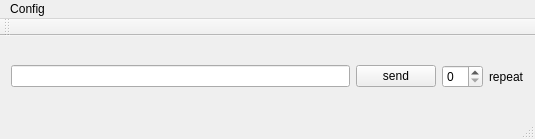
<?xml version="1.0" encoding="UTF-8"?>
<ui version="4.0">
 <class>sendWindow</class>
 <widget class="QMainWindow" name="sendWindow">
  <property name="geometry">
   <rect>
    <x>0</x>
    <y>0</y>
    <width>535</width>
    <height>139</height>
   </rect>
  </property>
  <property name="windowTitle">
   <string>sendWindow</string>
  </property>
  <widget class="QWidget" name="centralWidget">
   <layout class="QVBoxLayout" name="verticalLayout">
    <item>
     <layout class="QHBoxLayout" name="horizontalLayout_3">
      <item>
       <layout class="QHBoxLayout" name="horizontalLayout">
        <item>
         <widget class="QLineEdit" name="msg_lineEdit"/>
        </item>
        <item>
         <widget class="QPushButton" name="send_pushButton">
          <property name="text">
           <string>send</string>
          </property>
         </widget>
        </item>
       </layout>
      </item>
      <item>
       <layout class="QHBoxLayout" name="horizontalLayout_2">
        <item>
         <widget class="QSpinBox" name="repeat_spinBox"/>
        </item>
        <item>
         <widget class="QLabel" name="label">
          <property name="text">
           <string>repeat</string>
          </property>
         </widget>
        </item>
       </layout>
      </item>
     </layout>
    </item>
   </layout>
  </widget>
  <widget class="QMenuBar" name="menuBar">
   <property name="geometry">
    <rect>
     <x>0</x>
     <y>0</y>
     <width>535</width>
     <height>22</height>
    </rect>
   </property>
   <widget class="QMenu" name="menuConfig">
    <property name="title">
     <string>Config</string>
    </property>
   </widget>
   <addaction name="menuConfig"/>
  </widget>
  <widget class="QToolBar" name="mainToolBar">
   <attribute name="toolBarArea">
    <enum>TopToolBarArea</enum>
   </attribute>
   <attribute name="toolBarBreak">
    <bool>false</bool>
   </attribute>
  </widget>
  <widget class="QStatusBar" name="statusBar"/>
 </widget>
 <layoutdefault spacing="6" margin="11"/>
 <resources/>
 <connections/>
</ui>
